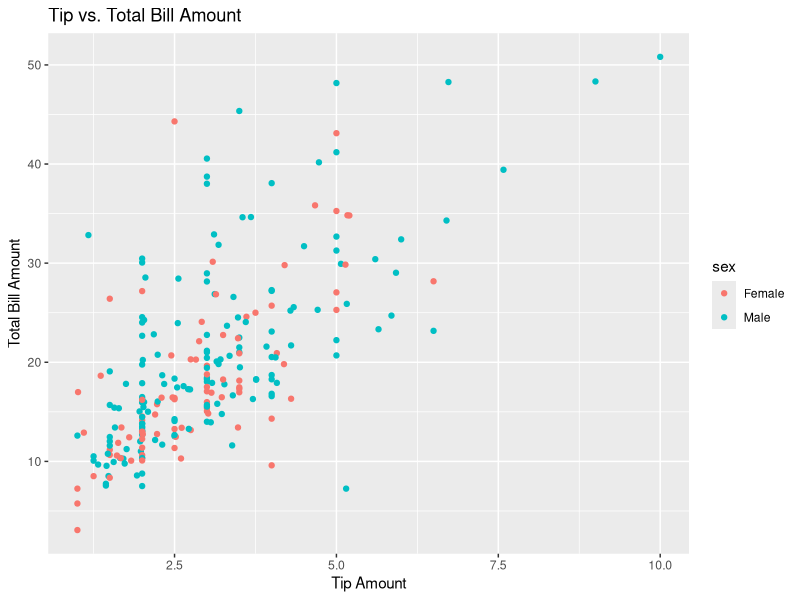
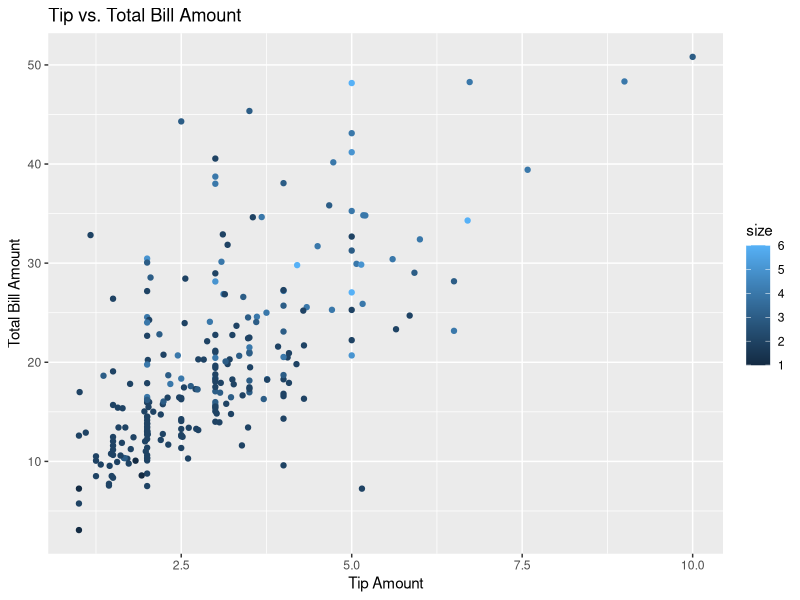
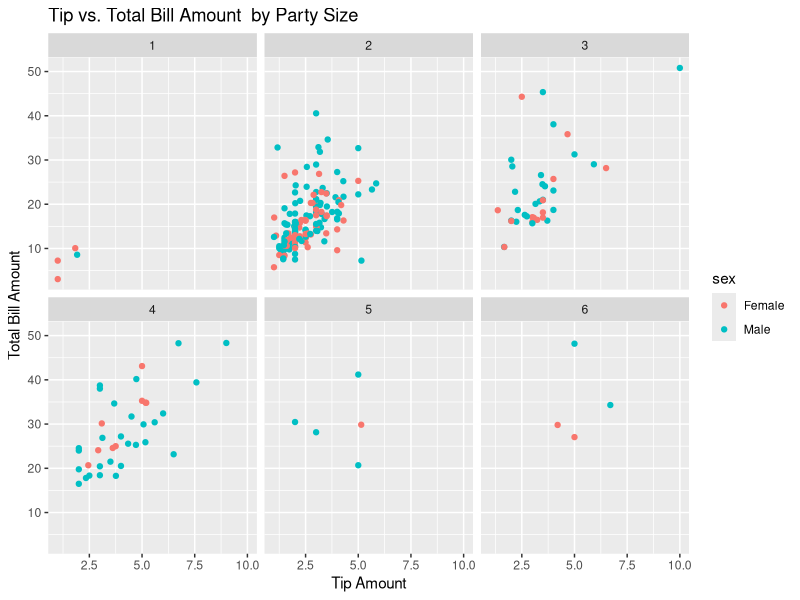
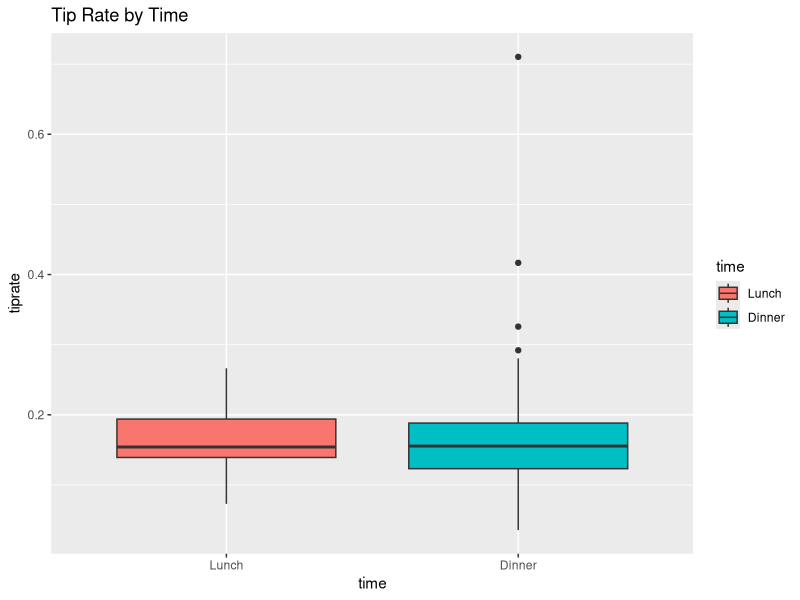
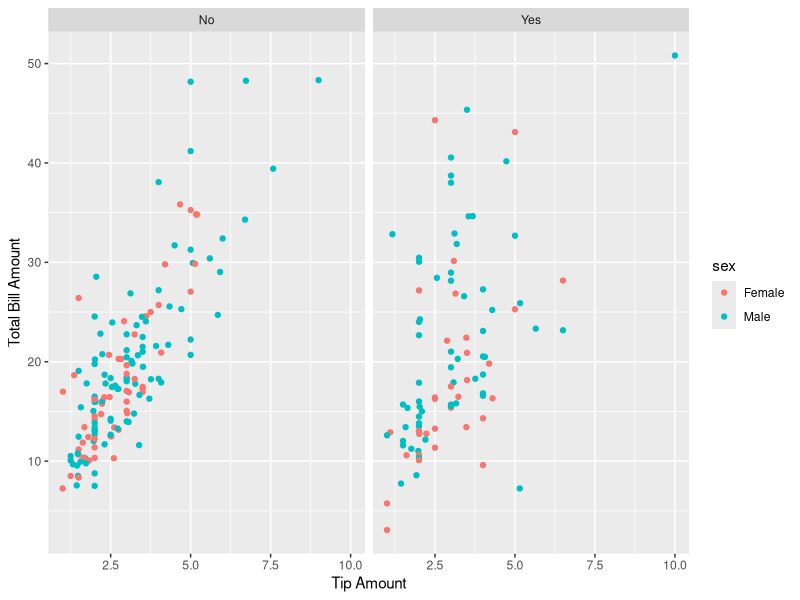
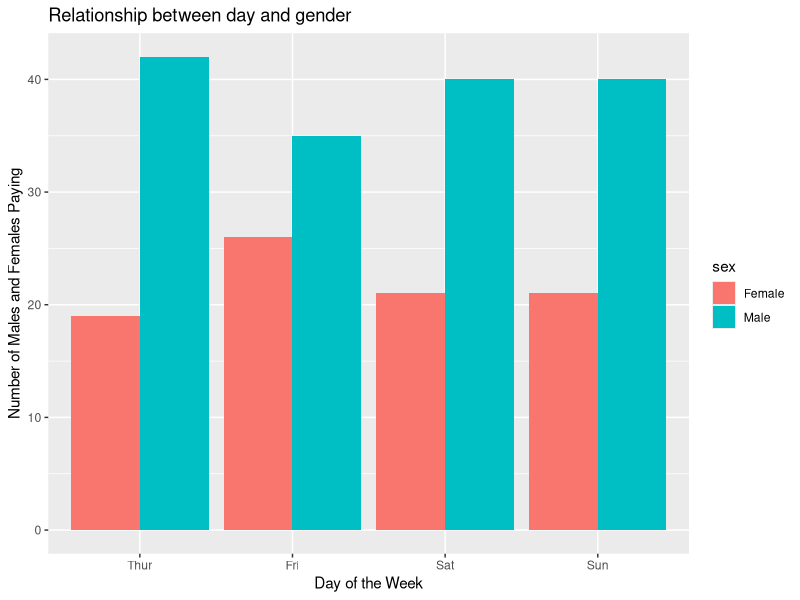

Recreate these plots in R, in order.
## ---- chunk 1
knitr::opts_chunk$set(echo = TRUE)
## ---- chunk 2
data(tips, package = "reshape2") # Loading the data set.
## ---- chunk 3
# How many parties did the waiter serve? Don't forget to store the number and print

#names(tips)

numParty <- sum(table(tips$size))
print(numParty)


## ---- chunk 4
#What are the types of variables in the data frame?

str(tips) 
summary(tips)

## ---- chunk 5

tips$day <- levels(factor(tips$day, levels = c("Thur", "Fri", "Sat", "Sun"))) #Reordered the factor variable day
day <- tips$day #Store the vector to the variable name day
print(day) #Print the variable 
head(tips, 20) #Checking to make sure the variable is ordered correctly in the dataframe

## ---- chunk 6
female5 <- tips[tips$sex == "Female" & tips$size >= 5,] # Created a data frame with desired conditions using logical operators
print(female5)
## ---- chunk 7
library(ggplot2)

cor(tips$tip, tips$total_bill)

ggplot(tips, aes(x = tip, y = total_bill, color = sex))+
  geom_point() + xlab("Tip Amount") + ylab("Total Bill Amount") + ggtitle("Tip vs. Total Bill Amount")

ggplot(tips, aes(x = tip, y = total_bill, color = size))+
  geom_point() + xlab("Tip Amount") + ylab("Total Bill Amount") + ggtitle("Tip vs. Total Bill Amount")


ggplot(tips, aes(x = tip, y = total_bill, color = sex))+
  geom_point() + xlab("Tip Amount") + ylab("Total Bill Amount") + ggtitle("Tip vs. Total Bill Amount  by Party Size") +
  facet_wrap(~size, ncol = 3)
## ---- chunk 8
#??tips

tips["tiprate"] <- NA

tips$tiprate = tips$tip / tips$total_bill

summary(tips$tiprate) 

## ---- chunk 9
tips$time <- factor(tips$time, levels = c("Lunch", "Dinner"))

ggplot(tips, aes(x = time, y = tiprate))+
  geom_boxplot(aes( fill = time)) + ggtitle("Tip Rate by Time")
## ---- chunk 10
femalesmokersTipper <- tips[tips$sex == "Female" & tips$smoker == 'Yes',]
malesmokersTipper <- tips[tips$sex == "Male" & tips$smoker == 'Yes',]

#summary(femalesmokersTipper)  
#summary(malesmokersTipper) 
#There are 33 Female Smokers
#There are 60 Male Smokers

ggplot(tips, aes(x = tip, total_bill, color = sex))+
  geom_point() + xlab("Tip Amount") + ylab("Total Bill Amount")+
  facet_wrap(~smoker)

## ---- chunk 11
tips$day <- factor(tips$day, levels = c("Thur", "Fri", "Sat", "Sun"))

ggplot(tips, aes(x = day))+
  geom_bar(aes(fill = sex), position = "dodge") + ggtitle("Relationship between day and gender") + ylab("Number of Males and Females Paying") + xlab("Day of the Week")
  
